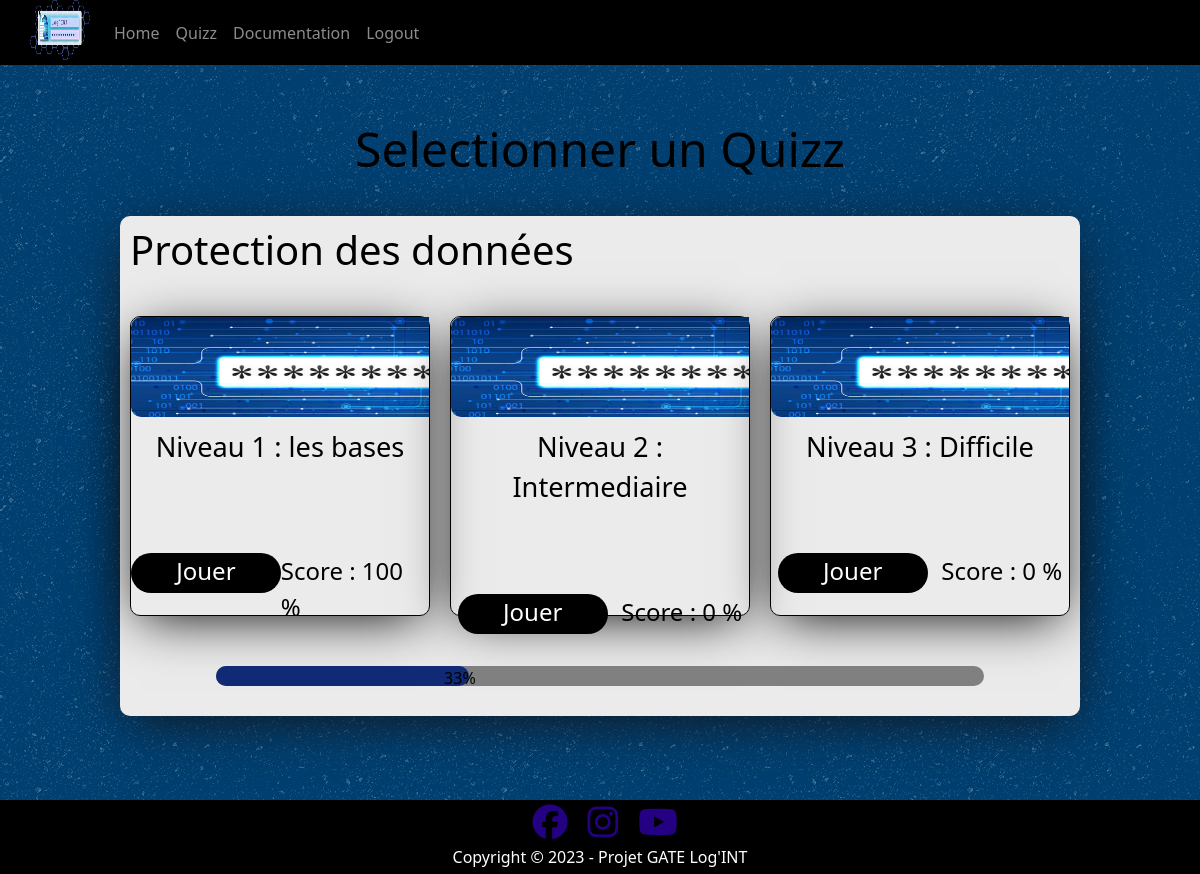
The page /quizz/ (signed in) on the database its author committed.
### questionnaire/models.py (models this page shows)
class Joueur(models.Model):
    username = models.CharField(max_length=255)
    qcmpdd1 = models.FloatField(default=0)
    qcmpdd2 = models.FloatField(default=0)
    qcmpdd3 = models.FloatField(default=0)
    qcmpdd1pourcentage = models.IntegerField(default=0)
    qcmpdd2pourcentage = models.IntegerField(default=0)
    qcmpdd3pourcentage = models.IntegerField(default=0)
    qcmpddTpourcentage = models.IntegerField(default=0)
    validepdd1 = models.BooleanField(default=False)
    validepdd2 = models.BooleanField(default=False)
    validepdd3 = models.BooleanField(default=False)
    validepddT = models.BooleanField(default=False)

### GATE_website/views.py (the view)
# urls.py: path('quizz/', quizz, name='quizz'),
@login_required
def quizz(request):
    context = {
        'joueur': Joueur.objects.get(username=request.user.username)
    }
    return render(request, "GATE_website/quizz.html", context)

### GATE_website/templates/GATE_website/quizz.html (shortened to what this page needs)
{% load static %}
<!DOCTYPE html>
<html lang="en">
<head>
    <link rel="stylesheet" href="{% static 'css/quizz.css' %}">
    <link href="https://cdn.jsdelivr.net/npm/bootstrap@5.3.0-alpha1/dist/css/bootstrap.min.css" rel="stylesheet">
</head>
<body>
    {% include 'GATE_website/quizznavbar.html' %}
    <section id="main">
        <div class="texte">
            <h1>Selectionner un Quizz</h1>
        </div>
    <div class="all">
        <div class="cadre1">
            <div class="texte1">
                <h1>Protection des données</h1>
            </div>
            <div class="all1">
            <div class="cadrein1">
                <div class="imagein1">
                    <img src="{% static 'img/test.png' %}" alt="">
                </div>
                <div class="niveau11">
                    <p>Niveau 1 : les bases</p>
                </div>
                <div class="bas11">
                    <div class="bouton11">
                        <a href="{% url 'questionnaire:pddquizz' %}" style="text-decoration: none; color: white">
                        <p>Jouer</p>
                        </a>
                    </div>
                    <div class="score11">
                        <p>Score : {{joueur.qcmpdd1pourcentage}} %</p>
                    </div>
                </div>
            </div>
            <div class="cadrein12">
                <div class="imagein12">
                    <img src="{% static 'img/test.png' %}" alt="">
                </div>
                <div class="niveau12">
                    <p>Niveau 2 : Intermediaire</p>
                </div>
                <div class="bas12">
                    <div class="bouton12">
                        <p>Jouer</p>
                    </div>
                    <div class="score12">
                        <p>Score : {{joueur.qcmpdd2pourcentage}} %</p>
                    </div>
                </div>
            </div>
             <div class="cadrein13">
                <div class="imagein13">
                    <img src="{% static 'img/test.png' %}" alt="">
                </div>
                <div class="niveau13">
                    <p>Niveau 3 : Difficile</p>
                </div>
                <div class="bas13">
                    <div class="bouton13">
                        <p>Jouer</p>
                    </div>
                    <div class="score13">
                        <p>Score : {{joueur.qcmpdd3pourcentage}} %</p>
                    </div>
                </div>
            </div>
        </div>
            <div class="progressbar1">
                    <div class="progressbar-level1" style="width: {{joueur.qcmpddTpourcentage}}%">
                        <p>{{joueur.qcmpddTpourcentage}}%</p>
                    </div>
            </div>
        </div>
    </div>
    </section>
     <footer>
        <div class="parentIcon">
            <a href="https://www.facebook.com/profile.php?id=100087748087188" target="_blank" rel="noopener noreferrer"><i class="fa-brands fa-facebook"></i></a>
            <a href="https://www.instagram.com/astro_2023_/" target="_blank" rel="noopener noreferrer"><i class="fa-brands fa-instagram"></i></a>
            <a href="https://www.youtube.com/@astro-listebde2023" target="_blank" rel="noopener noreferrer"><i class="fa-brands fa-youtube"></i></a>
        </div>
        <div class="copy">
            <p>Copyright © 2023 - Projet GATE Log'INT
            </p>
        </div>
    </footer>
</body>
</html>

### GATE_website/static/css/quizz.css (style rules this page uses)
* { margin: 0; padding: 0; outline: 0; border: 0; border-spacing: 0; box-sizing: border-box; }
#main { height: 100vh; background-color: #d7d7d7; background-image: url("../img/asfalt--light--1920x1080.png"); }
.texte { transform: translateY(120px); }
.texte h1 { color: black; font-size: 3rem; text-align: center; }
.all1 { display: flex; flex-direction: row; }
.cadre1 { color: black; border-radius: 10px; height: 500px; width: 80%; margin: 0 auto; transform: translateY(150px); box-shadow: 0px 10px 50px -10px #151111; backdrop-filter: blur(3px); -webkit-backdrop-filter: blur(6px); background-color: #ebebec; }
.texte1 { height: 50px; width: 100%; padding: 10px; }
.cadrein1 { min-width: 300px; border: 1px solid black; border-radius: 10px; width: 30%; height: 300px; margin: 0 auto; transform: translateY(50px); box-shadow: 0px 10px 50px -10px black; }
.imagein1 { height: 100px; width: 100%; overflow: hidden; }
.imagein1 img { border-radius: 10px; max-height: 100%; width: 500px; }
.bas11 { transform: translateY(60px); display: flex; flex-direction: row; }
.niveau11 p { font-size: 1.7rem; padding: 10px; text-align: center; }
.bouton11 { border-radius: 30px; width: 150px; height: 40px; background-color: black; text-align: center; margin: 0 auto; color: white; font-size: 1.5rem; }
.score11 { margin: 0 auto; font-size: 1.5rem; }
.cadrein12 { border: 1px solid black; border-radius: 10px; width: 30%; height: 300px; margin: 0 auto; transform: translateY(50px); box-shadow: 0px 10px 50px -10px black; min-width: 300px; }
.imagein12 { height: 100px; width: 100%; overflow: hidden; }
.imagein12 img { border-radius: 10px; max-height: 100%; width: 500px; }
.bas12 { transform: translateY(60px); display: flex; flex-direction: row; }
.niveau12 p { font-size: 1.7rem; padding: 10px; text-align: center; }
.bouton12 { border-radius: 30px; width: 150px; height: 40px; background-color: black; text-align: center; margin: 0 auto; color: white; font-size: 1.5rem; }
.score12 { margin: 0 auto; font-size: 1.5rem; }
.cadrein13 { border: 1px solid black; border-radius: 10px; width: 30%; height: 300px; margin: 0 auto; transform: translateY(50px); box-shadow: 0px 10px 50px -10px black; min-width: 300px; }
.imagein13 { height: 100px; width: 100%; overflow: hidden; }
.imagein13 img { border-radius: 10px; max-height: 100%; width: 500px; }
.bas13 { transform: translateY(60px); display: flex; flex-direction: row; }
.niveau13 p { font-size: 1.7rem; padding: 10px; text-align: center; }
.bouton13 { border-radius: 30px; width: 150px; height: 40px; background-color: black; text-align: center; margin: 0 auto; color: white; font-size: 1.5rem; }
.score13 { margin: 0 auto; font-size: 1.5rem; }
.progressbar1 { display: flex; flex-direction: column; width: 80%; height: 20px; border-radius: 30px; background: gray; margin: 0 auto; transform: translateY(100px); }
.progressbar-level1 { border-radius: 30px; height: 100%; background: #102a75; }
.progressbar-level1 p { margin-left: 90%; }
.parentIcon { display: flex; height: 45px; align-items: center; justify-content: center; flex-direction: row; text-align: center; width: 100%; background-color: black; }
.parentIcon a { text-align: center; transform: translateX(5px); padding: 0 10px 0px 10px; color: #240082; font-size: 35px; transition: all .4s; }
.copy { height: 5vh; display: flex; height: 29px; background-color: black; color: white; align-items: center; justify-content: center; flex-direction: column; text-align: center; }
.copy p { margin-bottom: 0; padding-bottom: 5px; }

### rows shown on the page
Joueur: qcmpdd1pourcentage "100", qcmpdd2pourcentage "0", qcmpdd3pourcentage "0", qcmpddTpourcentage "33"
